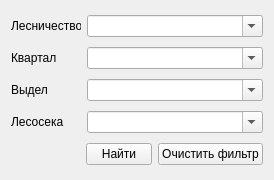
<?xml version="1.0" encoding="UTF-8"?>
<ui version="4.0">
 <class>Form</class>
 <widget class="QWidget" name="Form">
  <property name="geometry">
   <rect>
    <x>0</x>
    <y>0</y>
    <width>274</width>
    <height>180</height>
   </rect>
  </property>
  <property name="windowTitle">
   <string>Form</string>
  </property>
  <layout class="QVBoxLayout" name="verticalLayout">
   <item>
    <layout class="QHBoxLayout" name="horizontalLayout_16">
     <item>
      <widget class="QLabel" name="lch_label_3">
       <property name="maximumSize">
        <size>
         <width>70</width>
         <height>16777215</height>
        </size>
       </property>
       <property name="text">
        <string>Лесничество</string>
       </property>
      </widget>
     </item>
     <item>
      <widget class="QComboBox" name="lch_combobox_3">
       <property name="editable">
        <bool>true</bool>
       </property>
       <property name="insertPolicy">
        <enum>QComboBox::NoInsert</enum>
       </property>
      </widget>
     </item>
    </layout>
   </item>
   <item>
    <layout class="QHBoxLayout" name="horizontalLayout_12">
     <item>
      <widget class="QLabel" name="kv_label_3">
       <property name="maximumSize">
        <size>
         <width>70</width>
         <height>16777215</height>
        </size>
       </property>
       <property name="text">
        <string>Квартал</string>
       </property>
      </widget>
     </item>
     <item>
      <widget class="QComboBox" name="kv_combobox_3">
       <property name="editable">
        <bool>true</bool>
       </property>
       <property name="insertPolicy">
        <enum>QComboBox::NoInsert</enum>
       </property>
      </widget>
     </item>
    </layout>
   </item>
   <item>
    <layout class="QHBoxLayout" name="horizontalLayout_14">
     <item>
      <widget class="QLabel" name="vd_label_3">
       <property name="maximumSize">
        <size>
         <width>70</width>
         <height>16777215</height>
        </size>
       </property>
       <property name="text">
        <string>Выдел</string>
       </property>
      </widget>
     </item>
     <item>
      <widget class="QComboBox" name="vd_combobox_3">
       <property name="editable">
        <bool>true</bool>
       </property>
       <property name="insertPolicy">
        <enum>QComboBox::NoInsert</enum>
       </property>
      </widget>
     </item>
    </layout>
   </item>
   <item>
    <layout class="QHBoxLayout" name="horizontalLayout_15">
     <item>
      <widget class="QLabel" name="lesos_label_3">
       <property name="enabled">
        <bool>true</bool>
       </property>
       <property name="maximumSize">
        <size>
         <width>70</width>
         <height>30</height>
        </size>
       </property>
       <property name="text">
        <string>Лесосека</string>
       </property>
      </widget>
     </item>
     <item>
      <widget class="QComboBox" name="lesos_combobox_3">
       <property name="editable">
        <bool>true</bool>
       </property>
       <property name="insertPolicy">
        <enum>QComboBox::NoInsert</enum>
       </property>
      </widget>
     </item>
    </layout>
   </item>
   <item>
    <layout class="QHBoxLayout" name="horizontalLayout_13">
     <item>
      <spacer name="horizontalSpacer_5">
       <property name="orientation">
        <enum>Qt::Horizontal</enum>
       </property>
       <property name="sizeType">
        <enum>QSizePolicy::Fixed</enum>
       </property>
       <property name="sizeHint" stdset="0">
        <size>
         <width>75</width>
         <height>20</height>
        </size>
       </property>
      </spacer>
     </item>
     <item>
      <widget class="QPushButton" name="doFilter_PushButton_3">
       <property name="minimumSize">
        <size>
         <width>64</width>
         <height>0</height>
        </size>
       </property>
       <property name="text">
        <string>Найти</string>
       </property>
      </widget>
     </item>
     <item>
      <widget class="QPushButton" name="clearFilter_pushButton_3">
       <property name="text">
        <string>Очистить фильтр</string>
       </property>
      </widget>
     </item>
    </layout>
   </item>
  </layout>
 </widget>
 <resources/>
 <connections/>
</ui>
